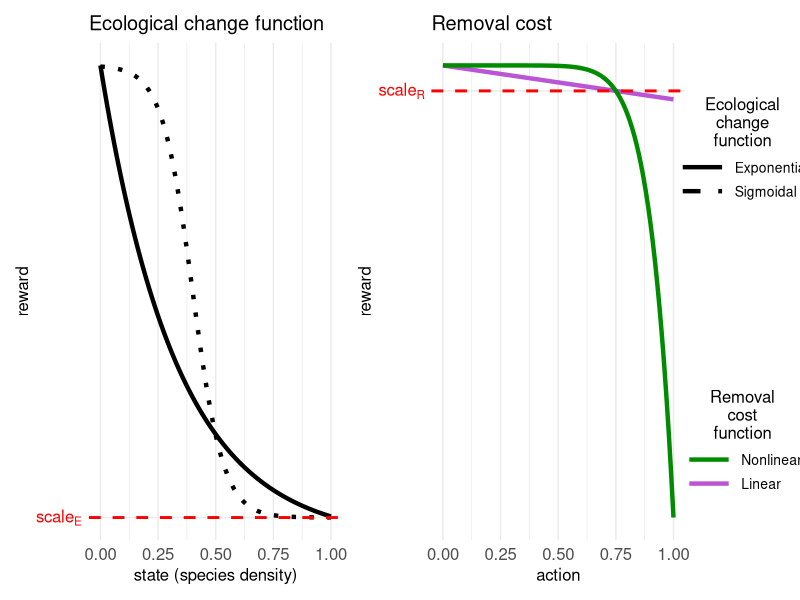
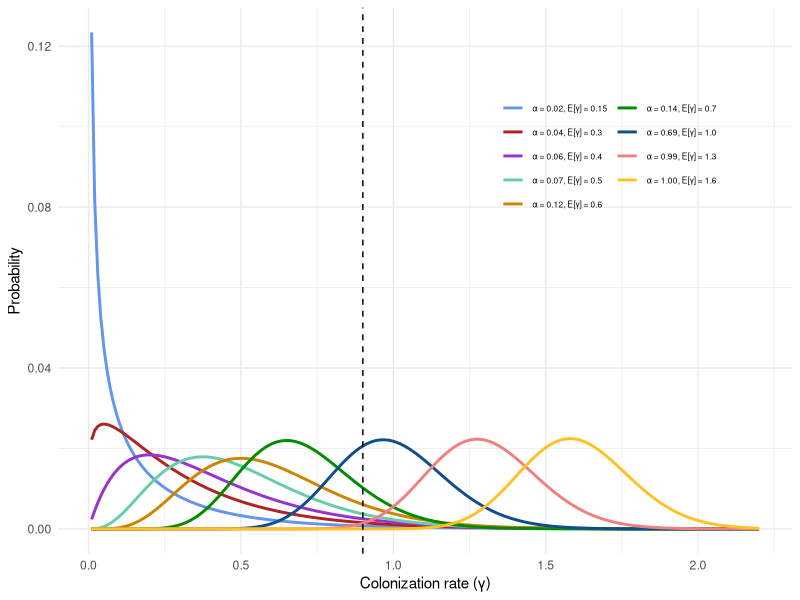

Write the R code that produced these figures, in order.
#load packages
library(tidyverse)
library(patchwork)
library(cowplot)


#################
# reward function
#################

#define states
#states (relative density) 
K <- 1
#states <- 0:K/K
states <- seq(0,K,by=0.01)

#vector of actions: units of effort, ranging from 0 to 1
actions <- seq(0, 1, 0.01)

#loss params -- sigmoidal
sig_loss_params <- list(
  loss_a=-0.2,
  loss_b=15,
  loss_c=0.4
)
#loss params -- exponential
exp_loss_params <- list(
  loss_a=0.21,
  loss_b=3,
  loss_c=1
)


linear_scale <- 0.001
action_intersect <- 0.75

# ecological change function -- sigmoidal
reward_sig <- function(s,loss_params){
  loss_params$loss_a/(1+exp(-loss_params$loss_b*(s-loss_params$loss_c)))
}
# ecological change function -- exponential
reward_exp <- function(s,loss_params){
  loss_params$loss_a*(exp(-loss_params$loss_b*s)-loss_params$loss_c)
}

#reward -- penalize effort -- linear
reward_penalize_linear <- function(s,fun,loss_params,linear_scale,action){
  fun(s,loss_params)-linear_scale*action
}

#function to get nonlinear scale parameter, given linear scale parameter and action intersection
get_nonlinear_scale <- function(linear_scale,action_intersect){
  nonlinear_scale <- linear_scale*action_intersect/(action_intersect^10)
  return(nonlinear_scale)
}

#reward -- penalize high effort -- nonlinear
reward_penalize_high <- function(s,fun,loss_params,linear_scale,action_intersect,action){
  fun(s,loss_params)-get_nonlinear_scale(linear_scale,action_intersect)*action^10
}
penalty_plot <- ggplot()+
  geom_line(aes(x=actions,y=-linear_scale*actions),color='mediumorchid',linewidth=1.5)+
  geom_line(aes(x=actions,y=-get_nonlinear_scale(linear_scale,action_intersect)*actions^10),color='green4',linewidth=1.5)+
  geom_hline(aes(yintercept=-0.00075),color='red',linewidth=1, linetype = 'dashed')+
  scale_y_continuous(breaks=c(-0.00075),
                     labels=c(expression(scale[R])))+
  ggtitle('Removal cost')+
  labs(x='action',y='reward')+
  theme_minimal()+
  theme(text = element_text(size=15),
        title = element_text(size=12),
        axis.text.y = element_text(colour="red"))
#ggsave('figures/penalty_plot_PICES.tiff',penalty_plot,dpi=200,width=4,height=4)

reward_plot <- ggplot()+
  geom_line(aes(x=states,y=reward_sig(states,sig_loss_params)),color='black',linetype='dotted',linewidth=1.5)+
  geom_line(aes(x=states,y=reward_exp(states,exp_loss_params)),color='black',linewidth=1.5)+
  geom_hline(aes(yintercept=-0.2),color='red',linewidth=1, linetype = 'dashed')+
  scale_y_continuous(breaks=c(-0.2),
                     labels=c(expression(scale[E])))+
  labs(x='state (species density)',y='reward')+
  ggtitle('Ecological change function')+
  theme_minimal()+
  theme(text = element_text(size=15),
        title = element_text(size=12),
        axis.text.y = element_text(colour="red"))

#make fake plots to get line legends
line_data <- data.frame(x=c(1,2,3),
                        y=c(1,2,2),
                        z=c(1,2,2))
eco_plot <- ggplot()+
  geom_line(data=line_data,
             aes(x=x,y=y,linetype=as.factor(y)),linewidth=1.5)+
  scale_linetype_manual(values = c('solid','dashed'),
                        labels=c('Exponential','Sigmoidal'))+
  labs(linetype='Ecological\nchange\nfunction')+
  theme_minimal()+
  theme(legend.text=element_text(size=10),
        legend.title = element_text(size=12,hjust = 0.5),
        legend.key.width = unit(1.25,'cm'))
eco_legend <- get_legend(eco_plot)
action_plot <- ggplot()+
  geom_line(data=line_data,
             aes(x=x,y=y,color=as.factor(z)),linewidth=1.5)+
  scale_color_manual(values=c('green4','mediumorchid'),
                     labels=c('Nonlinear','Linear'))+
  labs(color='Removal\ncost\nfunction')+
  theme_minimal()+
  theme(legend.text=element_text(size=10),
        legend.title = element_text(size=12,hjust = 0.5),
        legend.key.width = unit(1.25,'cm'))
action_legend <- get_legend(action_plot)

layout <- '
AAABBBC
AAABBBC
AAABBBD
AAABBBD
'
utility_plot <- reward_plot+penalty_plot+eco_legend+action_legend+
  plot_layout(design=layout)
ggsave('www/ratio_plot.jpg',utility_plot,dpi=600,width=10,height=4)


###################
#colonization rates
###################

#create vector of available immigration rates
imm_seq <- seq(0.01,2.2,by=0.01) 

# gamma
mu <- c(#0.03,
  0.15, 0.3, 0.4, 0.5, 0.6, 0.7, 1.0, 1.3, 1.6)

ratio <- c(3, 4, 5, 8, 10, 20, 30, 40, 50)

var_vec <- mu/ratio

get_theta <- function(mu,var){
  theta <- var/mu
  return(theta)
}
get_k <- function(mu,theta){
  k <- mu/theta
  return(k)
}

k_vec <- rep(NA,length(mu))
theta_vec <- rep(NA,length(mu))

# calculate k and theta
for(i in 1:length(mu)){
  theta_vec[i] <- get_theta(mu[i],var_vec[i])
  k_vec[i] <- get_k(mu[i],theta_vec[i])
}

# colonization intensity
calc_intensity <- function(k,theta){
  intensity <- 1 - pgamma(q=0.9,shape=k,scale=theta)
  return(intensity)
}

intensities <- rep(NA,length(mu))
for(i in 1:length(mu)){
  intensities[i] <- calc_intensity(k_vec[i],theta_vec[i])
}

rates <- rbind(
  data.frame(
    imm = imm_seq,
    prob = dgamma(imm_seq,shape=k_vec[1], scale = theta_vec[1])/
      sum(dgamma(imm_seq,shape=k_vec[1], scale = theta_vec[1])),
    params = 1
  ),
  data.frame(
    imm = imm_seq,
    prob = dgamma(imm_seq,shape=k_vec[2], scale = theta_vec[2])/
      sum(dgamma(imm_seq,shape=k_vec[2], scale = theta_vec[2])),
    params = 2
  ),
  data.frame(
    imm = imm_seq,
    prob = dgamma(imm_seq,shape=k_vec[3], scale = theta_vec[3])/
      sum(dgamma(imm_seq,shape=k_vec[3], scale = theta_vec[3])),
    params = 3
  ),
  data.frame(
    imm = imm_seq,
    prob = dgamma(imm_seq,shape=k_vec[4], scale = theta_vec[4])/
      sum(dgamma(imm_seq,shape=k_vec[4], scale = theta_vec[4])),
    params = 4
  ),
  data.frame(
    imm = imm_seq,
    prob = dgamma(imm_seq,shape=k_vec[5], scale = theta_vec[5])/
      sum(dgamma(imm_seq,shape=k_vec[5], scale = theta_vec[5])),
    params = 5
  ),
  data.frame(
    imm = imm_seq,
    prob = dgamma(imm_seq,shape=k_vec[6], scale = theta_vec[6])/
      sum(dgamma(imm_seq,shape=k_vec[6], scale = theta_vec[6])),
    params = 6
  ),
  data.frame(
    imm = imm_seq,
    prob = dgamma(imm_seq,shape=k_vec[7], scale = theta_vec[7])/
      sum(dgamma(imm_seq,shape=k_vec[7], scale = theta_vec[7])),
    params = 7
  ),
  data.frame(
    imm = imm_seq,
    prob = dgamma(imm_seq,shape=k_vec[8], scale = theta_vec[8])/
      sum(dgamma(imm_seq,shape=k_vec[8], scale = theta_vec[8])),
    params = 8
  ),
  data.frame(
    imm = imm_seq,
    prob = dgamma(imm_seq,shape=k_vec[9], scale = theta_vec[9])/
      sum(dgamma(imm_seq,shape=k_vec[9], scale = theta_vec[9])),
    params = 9
  )
)


imm_stoch_plot_gamma <- ggplot()+
  geom_line(data=rates,
            aes(x=imm,
                y=prob,
                color=as.factor(params)), linewidth=1)+
  scale_color_manual(values=c('cornflowerblue','firebrick','darkorchid',
                              'aquamarine3','orange3','green4','dodgerblue4',
                              'lightcoral','goldenrod1'),
                     labels=c('\u03B1 = 0.02, E[\u03B3] = 0.15','\u03B1 = 0.04, E[\u03B3] = 0.3',
                              '\u03B1 = 0.06, E[\u03B3] = 0.4','\u03B1 = 0.07, E[\u03B3] = 0.5',
                              '\u03B1 = 0.12, E[\u03B3] = 0.6','\u03B1 = 0.14, E[\u03B3] = 0.7',
                              '\u03B1 = 0.69, E[\u03B3] = 1.0','\u03B1 = 0.99, E[\u03B3] = 1.3',
                              '\u03B1 = 1.00, E[\u03B3] = 1.6'))+
  geom_vline(aes(xintercept=0.9),linetype='dashed')+
  labs(x="Colonization rate (\u03B3)",y='Probability', color='')+
  theme_minimal()+
  theme(legend.position=c(0.75,0.75),
        legend.text = element_text(size=6))+
  guides(color=guide_legend(ncol=2))
ggsave('www/colonizationrates.jpg',imm_stoch_plot_gamma,bg='white',dpi=400,width=5,height=2.5)
